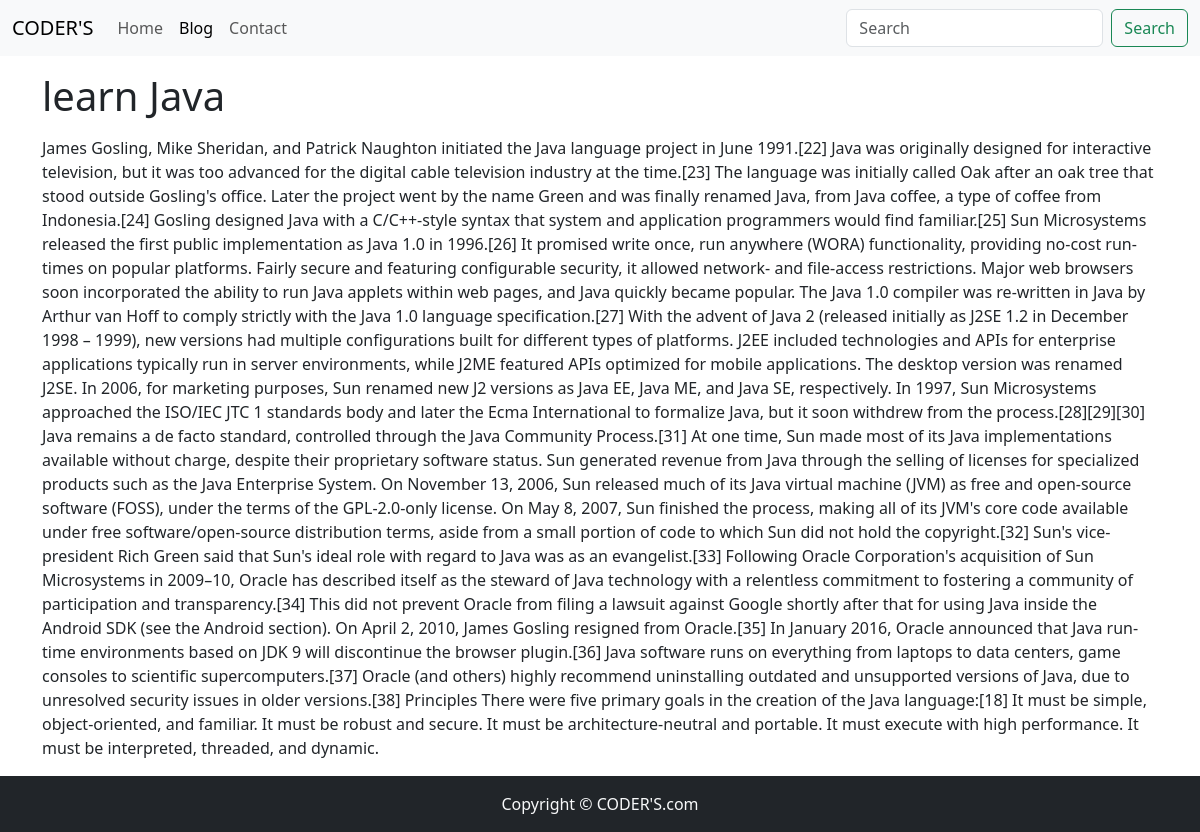
Screenshot of /blogpost/java with the database file from the repository.
### blog/models.py (models this page shows, shortened)
class Blog(models.Model):
    sno=models.AutoField(primary_key=True)
    title=models.CharField(max_length=200)
    content=models.TextField()
    slug=models.CharField(max_length=100)
    time=models.DateTimeField(auto_now_add=True)

### blog/views.py (the view)
# urls.py: path('blogpost/<str:slug>',views.blogpost,name='blog'),
def blogpost(request,slug):
    blog=Blog.objects.filter(slug=slug).first()
    context={'blog':blog}
    return render(request,'blogpost.html',context)

### templates/blogpost.html (shortened to what this page needs)
{% extends 'base.html' %}
{% block blogactive %}active{% endblock blogactive %}
{% block body %}
<div class="container">
<h1 class="my-3">{{blog.title}}</h1>
<div class="my-3">
    {{blog.content|safe}}
</div>
</div>
{% endblock body %}

### rows the page displays
Blog: title "learn Java", content "James Gosling, Mike Sheridan, and Patrick Naughton initiated the Java language project in June 1991.[22] Java was originally designed for interactive television, but it was too advanced for the digital cable television industry at the time.[23] The language was initially called Oak after an oak tree that stood outside Gosling's office. Later the project went by the name Green and was finally renamed Java, from Java coffee, a type of coffee from Indonesia.[24] Gosling designed Java with a C/C++-style syntax that system and application programmers would find familiar.[25] Sun Microsystems released the first public implementation as Java 1.0 in 1996.[26] It promised write once, run anywhere…"
